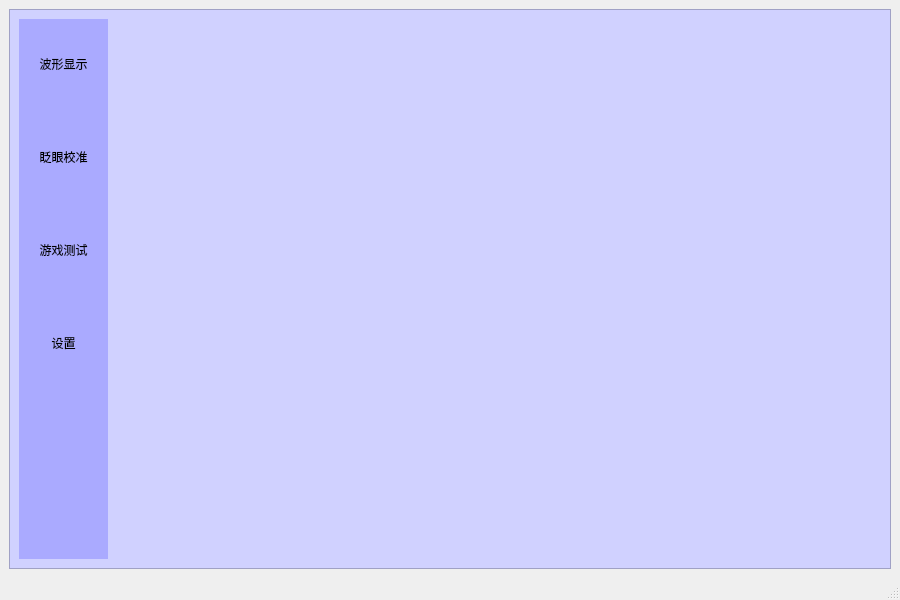
<?xml version="1.0" encoding="UTF-8"?>
<ui version="4.0">
 <class>MainWindow</class>
 <widget class="QMainWindow" name="MainWindow">
  <property name="geometry">
   <rect>
    <x>0</x>
    <y>0</y>
    <width>900</width>
    <height>600</height>
   </rect>
  </property>
  <property name="windowTitle">
   <string>脑机鼠标</string>
  </property>
  <widget class="QWidget" name="centralwidget">
   <layout class="QGridLayout" name="gridLayout_2">
    <item row="0" column="0">
     <widget class="QFrame" name="frame">
      <property name="styleSheet">
       <string notr="true">#frame{
	background-color:rgb(208, 209, 255)
}</string>
      </property>
      <property name="frameShape">
       <enum>QFrame::StyledPanel</enum>
      </property>
      <property name="frameShadow">
       <enum>QFrame::Raised</enum>
      </property>
      <layout class="QHBoxLayout" name="horizontalLayout">
       <item>
        <widget class="QWidget" name="sideBar" native="true">
         <property name="styleSheet">
          <string notr="true">#sideBar{
	background-color:rgb(170, 170, 255)
}</string>
         </property>
         <layout class="QGridLayout" name="gridLayout">
          <property name="leftMargin">
           <number>0</number>
          </property>
          <property name="topMargin">
           <number>0</number>
          </property>
          <property name="rightMargin">
           <number>0</number>
          </property>
          <property name="bottomMargin">
           <number>0</number>
          </property>
          <property name="spacing">
           <number>0</number>
          </property>
          <item row="0" column="0">
           <widget class="QToolButton" name="btnWaveform">
            <property name="styleSheet">
             <string notr="true">/* 默认 */
QToolButton{   
	border-top: 3px outset transparent;           /* 上边框宽度3像素、突出显示、颜色为透明 */
	border-bottom: 7px outset transparent;
	border-right: 3px outset transparent;
	border-left: 3px outset transparent;
    min-width: 80px;                            /* 控件最小宽度 */
    min-height: 80px;
	background-color: rgb(170, 170, 255)
}

/* 鼠标悬停 */
QToolButton:hover{
	background-color: rgb(205, 205, 205);
}

/* 点击和按下 */
QToolButton:pressed,QToolButton:checked{
	border-left: 3px outset rgb(93, 95, 97);  /* 左边框宽度3像素、突出显示、颜色为深深灰 */
	background-color: rgb(246, 246, 246);	
}

QPushButton:default {
    border-color: navy; /* make the default button prominent */
}
</string>
            </property>
            <property name="text">
             <string>波形显示</string>
            </property>
            <property name="icon">
             <iconset resource="res.qrc">
              <normaloff>:/img/wave.png</normaloff>:/img/wave.png</iconset>
            </property>
            <property name="checkable">
             <bool>true</bool>
            </property>
            <property name="autoExclusive">
             <bool>true</bool>
            </property>
            <property name="toolButtonStyle">
             <enum>Qt::ToolButtonTextUnderIcon</enum>
            </property>
           </widget>
          </item>
          <item row="3" column="0">
           <widget class="QToolButton" name="btnSet">
            <property name="styleSheet">
             <string notr="true">/* 默认 */
QToolButton{   
	border-top: 3px outset transparent;           /* 上边框宽度3像素、突出显示、颜色为透明 */
	border-bottom: 7px outset transparent;
	border-right: 3px outset transparent;
	border-left: 3px outset transparent;
    min-width: 80px;                            /* 控件最小宽度 */
    min-height: 80px;
	background-color:rgb(170, 170, 255);
}

/* 鼠标悬停 */
QToolButton:hover{
	background-color: rgb(205, 205, 205);
}

/* 点击和按下 */
QToolButton:pressed,QToolButton:checked{
	border-left: 3px outset rgb(93, 95, 97);  /* 左边框宽度3像素、突出显示、颜色为深深灰 */
	background-color: rgb(246, 246, 246);	
}

QPushButton:default {
    border-color: navy; /* make the default button prominent */
}
</string>
            </property>
            <property name="text">
             <string>设置</string>
            </property>
            <property name="icon">
             <iconset resource="res.qrc">
              <normaloff>:/img/set.png</normaloff>:/img/set.png</iconset>
            </property>
            <property name="checkable">
             <bool>true</bool>
            </property>
            <property name="autoExclusive">
             <bool>true</bool>
            </property>
            <property name="toolButtonStyle">
             <enum>Qt::ToolButtonTextUnderIcon</enum>
            </property>
           </widget>
          </item>
          <item row="2" column="0">
           <widget class="QToolButton" name="btnGame">
            <property name="styleSheet">
             <string notr="true">/* 默认 */
QToolButton{   
	border-top: 3px outset transparent;           /* 上边框宽度3像素、突出显示、颜色为透明 */
	border-bottom: 7px outset transparent;
	border-right: 3px outset transparent;
	border-left: 3px outset transparent;
    min-width: 80px;                            /* 控件最小宽度 */
    min-height: 80px;
	background-color:rgb(170, 170, 255);
}

/* 鼠标悬停 */
QToolButton:hover{
	background-color: rgb(205, 205, 205);
}

/* 点击和按下 */
QToolButton:pressed,QToolButton:checked{
	border-left: 3px outset rgb(93, 95, 97);  /* 左边框宽度3像素、突出显示、颜色为深深灰 */
	background-color: rgb(246, 246, 246);	
}

QPushButton:default {
    border-color: navy; /* make the default button prominent */
}
</string>
            </property>
            <property name="text">
             <string>游戏测试</string>
            </property>
            <property name="icon">
             <iconset resource="res.qrc">
              <normaloff>:/img/game.png</normaloff>:/img/game.png</iconset>
            </property>
            <property name="checkable">
             <bool>true</bool>
            </property>
            <property name="autoExclusive">
             <bool>true</bool>
            </property>
            <property name="toolButtonStyle">
             <enum>Qt::ToolButtonTextUnderIcon</enum>
            </property>
           </widget>
          </item>
          <item row="4" column="0">
           <spacer name="verticalSpacer">
            <property name="orientation">
             <enum>Qt::Vertical</enum>
            </property>
            <property name="sizeHint" stdset="0">
             <size>
              <width>20</width>
              <height>76</height>
             </size>
            </property>
           </spacer>
          </item>
          <item row="1" column="0">
           <widget class="QToolButton" name="btnBlink">
            <property name="styleSheet">
             <string notr="true">/* 默认 */
QToolButton{   
	border-top: 3px outset transparent;           /* 上边框宽度3像素、突出显示、颜色为透明 */
	border-bottom: 7px outset transparent;
	border-right: 3px outset transparent;
	border-left: 3px outset transparent;
    min-width: 80px;                            /* 控件最小宽度 */
    min-height: 80px;
	background-color:rgb(170, 170, 255);
}

/* 鼠标悬停 */
QToolButton:hover{
	background-color: rgb(205, 205, 205);
}

/* 点击和按下 */
QToolButton:pressed,QToolButton:checked{
	border-left: 3px outset rgb(93, 95, 97);  /* 左边框宽度3像素、突出显示、颜色为深深灰 */
	background-color: rgb(246, 246, 246);	
}

QPushButton:default {
    border-color: navy; /* make the default button prominent */
}
</string>
            </property>
            <property name="text">
             <string>眨眼校准</string>
            </property>
            <property name="icon">
             <iconset resource="res.qrc">
              <normaloff>:/img/eye.png</normaloff>:/img/eye.png</iconset>
            </property>
            <property name="checkable">
             <bool>true</bool>
            </property>
            <property name="autoExclusive">
             <bool>true</bool>
            </property>
            <property name="toolButtonStyle">
             <enum>Qt::ToolButtonTextUnderIcon</enum>
            </property>
           </widget>
          </item>
         </layout>
        </widget>
       </item>
       <item>
        <widget class="QStackedWidget" name="stackedWidget">
         <property name="styleSheet">
          <string notr="true">/* 默认 */
QToolButton{   
	border-top: 3px outset transparent;           /* 上边框宽度3像素、突出显示、颜色为透明 */
	border-bottom: 7px outset transparent;
	border-right: 3px outset transparent;
	border-left: 3px outset transparent;
    min-width: 80px;                            /* 控件最小宽度 */
    min-height: 80px;
	background-color:rgb(170, 170, 255);
	color:#ffffff;
    border-radius: 10px;
}

/* 鼠标悬停 */
QToolButton:hover{
	background-color: rgb(205, 205, 205);
}

/* 点击和按下 */
QToolButton:pressed,QToolButton:checked{
	border-left: 3px outset rgb(93, 95, 97);  /* 左边框宽度3像素、突出显示、颜色为深深灰 */
	background-color: rgb(246, 246, 246);	
}

QPushButton:default {
    border-color: navy; /* make the default button prominent */
}
</string>
         </property>
        </widget>
       </item>
      </layout>
     </widget>
    </item>
   </layout>
  </widget>
  <widget class="QStatusBar" name="statusBar"/>
 </widget>
 <resources>
  <include location="res.qrc"/>
 </resources>
 <connections/>
</ui>
